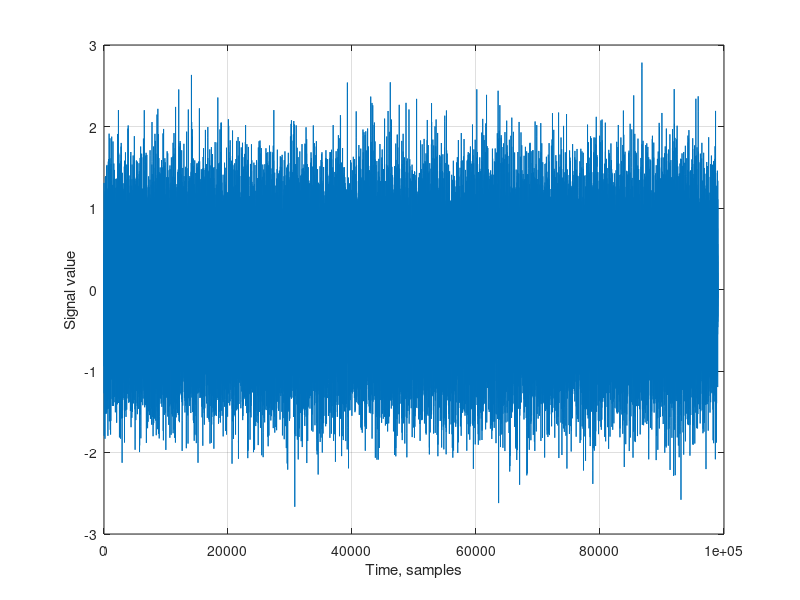

Source code (MATLAB): (Note: this script raises an error after producing the figure.)
Fs=1000;
nsamp=100000;
dt=1/Fs;

whiteNoise = randn(1,nsamp);

% filter the noise to make it colored
[b,a]=butter(2,200/(Fs/2));

data = filter(b,a,whiteNoise);
coloredNoise = data(500:end-500); % eliminate any filter transients

whiteNoise = randn(size(coloredNoise));

if 1
    data = coloredNoise; 
else
    data = whiteNoise;
end

t=dt*(0:length(data)-1);
figure,plot(data)
xlabel('Time, samples')
ylabel('Signal value')
grid
boldify



%% try different windows

NFFT=32;
for imult=1:8
    NFFT = NFFT*2;
  
    %w = hamming(NFFT);
    w = boxcar(NFFT);
    windowedData = w.'.*data(1:NFFT);
    
    Y = fft(windowedData,NFFT);
    f = Fs/2*linspace(0,1,NFFT/2+1);
    
    Sxx = 1./NFFT*abs(Y(1:NFFT/2+1)).^2;
    % Plot single-sided amplitude spectrum.
    plot(f,(Sxx))
    titl = sprintf('Periodogram, %d points',NFFT);
    title(titl)
    xlabel('Frequency (Hz)')
    ylabel('|S_{xx}(f)|^2')
    
    sprintf('mean/variance across spectrum: %2.2f, %2.2f',mean(Sxx),var(Sxx))
    pause
end


%% what if we did averaging? Bartlett method

% fix the window length at M = 1024 points;

NFFT=1024;
f = Fs/2*linspace(0,1,NFFT/2+1);
Sxx_sum = zeros(size(f));

% Bartlett method - no window, no overlap
if 1
    numK=30;
    methodType='Bartlett'; 
    overlap=0;
    w = boxcar(NFFT);
    U=1;
else
    numK=30*2;
    methodType='Welch'; 
    overlap=0.5;
    w = hanning(NFFT);  
    U = sum(w.^2) / NFFT; % so U*NFFT = sum(w^2)
end

barVariance=zeros(1,numK);
figure(102)
for ik=1:numK
    
    istart = 1+(ik-1)*NFFT*(1-overlap) ;
    iend = istart+NFFT-1;
    
    indx = istart:iend;    
 
    windowedData = w.' .* data(indx);
    
    Y = fft(windowedData,NFFT);

    % spectrum for this time
    Sxx_ik = 1./(NFFT*U)*abs(Y(1:NFFT/2+1)).^2;
    
    % running sum
    Sxx_sum = Sxx_sum + Sxx_ik;
    
    % Plot single-sided amplitude spectrum.
    plot(f,Sxx_ik,':',f,Sxx_sum./ik)
    titl = sprintf('%s, NFFT=%d, %d averages',methodType,NFFT,ik);
    title(titl)
    xlabel('Frequency (Hz)')
    ylabel('|S_{xx}(f)|^2')
    legend('single','averaged')
    %boldify
    ylim([0 7])
    grid
    
    barVariance(ik) = var(Sxx_sum./ik);
    sprintf('mean/variance across spectrum: %2.2f, %2.2f',mean(Sxx_sum./ik),var(Sxx_sum./ik))
    
    
    pause(.25)
end

%% what if we did averaging? Welch method

% fix the window length at M = 1024 points;

NFFT=1024;
f = Fs/2*linspace(0,1,NFFT/2+1);
Sxx_sum = zeros(size(f));
figure
% Bartlett method - no window, no overlap
if 0
    numK=30;
    methodType='Bartlett'; 
    overlap=0;
    w = boxcar(NFFT);
    U=1;
else
    numK=30*2;
    methodType='Welch'; 
    overlap=0.5;
    w = hanning(NFFT);  
    U = sum(w.^2) / NFFT; % so U*NFFT = sum(w^2)
end

welchVariance=zeros(1,numK);
figure(103)
for ik=1:numK
    
    istart = 1+(ik-1)*NFFT*(1-overlap) ;
    iend = istart+NFFT-1;
    
    indx = istart:iend;    
 
    windowedData = w.' .* data(indx);
    
    Y = fft(windowedData,NFFT);

    % spectrum for this time
    Sxx_ik = 1./(NFFT*U)*abs(Y(1:NFFT/2+1)).^2;
    
    % running sum
    Sxx_sum = Sxx_sum + Sxx_ik;
    
    % Plot single-sided amplitude spectrum.
    plot(f,Sxx_ik,':',f,Sxx_sum./ik)
    titl = sprintf('%s, NFFT=%d, %d averages',methodType,NFFT,ik);
    title(titl)
    xlabel('Frequency (Hz)')
    ylabel('|S_{xx}(f)|^2')
    legend('single','averaged')
    %boldify
    ylim([0 7])
    grid
    
    welchVariance(ik) = var(Sxx_sum./ik);
    sprintf('mean/variance across spectrum: %2.2f, %2.2f',mean(Sxx_sum./ik),var(Sxx_sum./ik))
    
    
    pause(.25)
end
%%

figure,plot(barVariance,'o'), hold on, plot(welchVariance,'r'), boldify
xlabel('# windows averaged')
ylabel('Variance')
legend('Bartlett','Welch, 0.5 OL')

figure,
plot([1:30]*NFFT,barVariance), hold on, plot([.5:.5:30]*NFFT,welchVariance,'r'), boldify
xlabel('# samples processed')
ylabel('Variance')
xlim([0 30*NFFT])
legend('Bartlett','Welch, 0.5 OL')